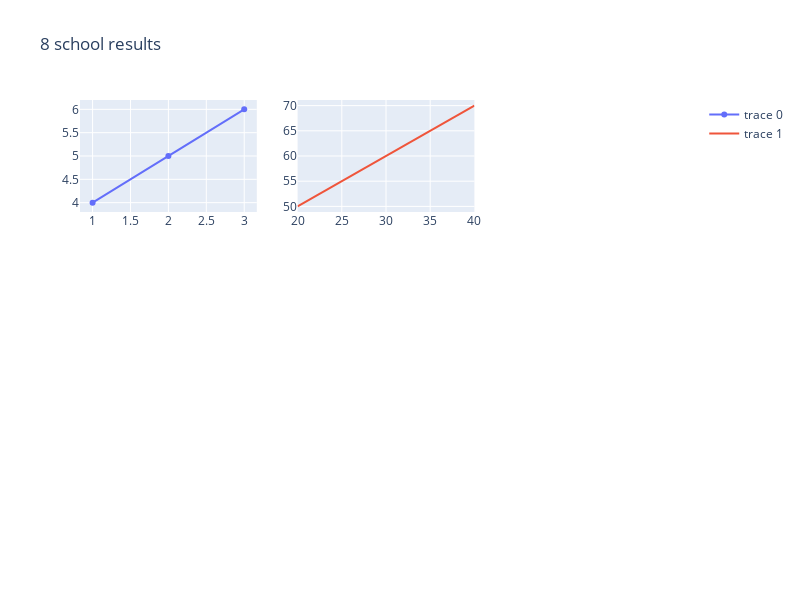

Notebook code for this chart:
### Code cell
fig = make_subplots(rows=3, cols=3)

fig.add_trace(
    ff.create_distplot(),
    row=1, col=1
)

fig.add_trace(
    go.Scatter(x=[20, 30, 40], y=[50, 60, 70],mode='lines'),
    row=1, col=2
)

fig.update_layout(height=600, width=800, title_text="8 school results")
fig.show()

### Figure 1 — Plotly figure (JSON) as saved in the notebook; plotly's stock layout.template omitted (floating-point values rounded to 4 significant figures)
{"data": [{"type": "scatter", "x": [1, 2, 3], "xaxis": "x", "y": [4, 5, 6], "yaxis": "y"}, {"mode": "lines", "type": "scatter", "x": [20, 30, 40], "xaxis": "x2", "y": [50, 60, 70], "yaxis": "y2"}], "layout": {"height": 600, "title": {"text": "8 school results"}, "width": 800, "xaxis": {"anchor": "y", "domain": [0, 0.2889]}, "xaxis2": {"anchor": "y2", "domain": [0.3556, 0.6444]}, "xaxis3": {"anchor": "y3", "domain": [0.7111, 1]}, "xaxis4": {"anchor": "y4", "domain": [0, 0.2889]}, "xaxis5": {"anchor": "y5", "domain": [0.3556, 0.6444]}, "xaxis6": {"anchor": "y6", "domain": [0.7111, 1]}, "xaxis7": {"anchor": "y7", "domain": [0, 0.2889]}, "xaxis8": {"anchor": "y8", "domain": [0.3556, 0.6444]}, "xaxis9": {"anchor": "y9", "domain": [0.7111, 1]}, "yaxis": {"anchor": "x", "domain": [0.7333, 1]}, "yaxis2": {"anchor": "x2", "domain": [0.7333, 1]}, "yaxis3": {"anchor": "x3", "domain": [0.7333, 1]}, "yaxis4": {"anchor": "x4", "domain": [0.3667, 0.6333]}, "yaxis5": {"anchor": "x5", "domain": [0.3667, 0.6333]}, "yaxis6": {"anchor": "x6", "domain": [0.3667, 0.6333]}, "yaxis7": {"anchor": "x7", "domain": [0, 0.2667]}, "yaxis8": {"anchor": "x8", "domain": [0, 0.2667]}, "yaxis9": {"anchor": "x9", "domain": [0, 0.2667]}}}
